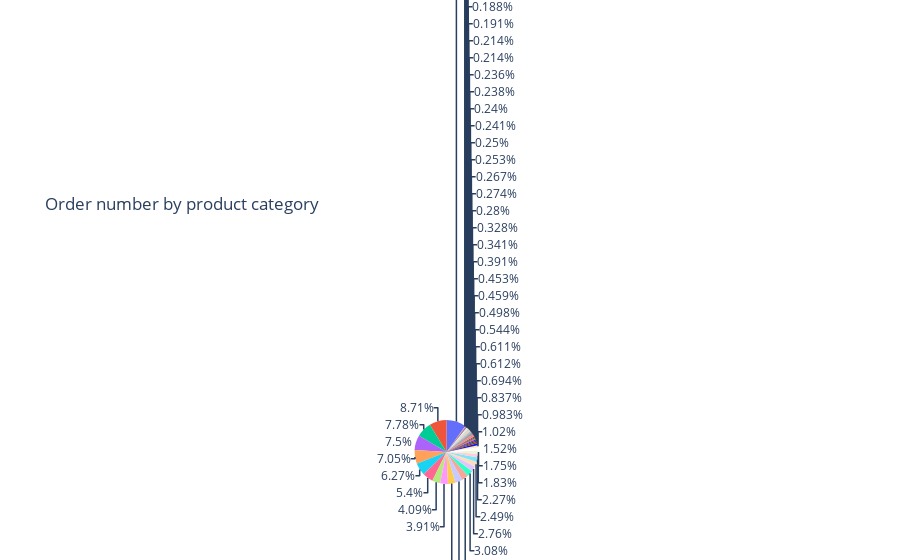

The code cell stored with this chart in its notebook:
### Code cell
fig = px.pie(product_cate , values='order_id', names='product_category_name_english', 
             title='Order number by product category')

fig.update_layout(showlegend=False, )
fig.show()

### Figure 1 — Plotly figure (JSON) as saved in the notebook; plotly's stock layout.template omitted (floating-point values rounded to 4 significant figures)
{"data": [{"domain": {"x": [0, 1], "y": [0, 1]}, "hovertemplate": "product_category_name_english=%{label}<br>order_id=%{value}<extra></extra>", "labels": ["agro_industry_and_commerce", "food", "food_drink", "art", "arts_and_craftmanship", "party_supplies", "christmas_supplies", "audio", "auto", "baby", "drinks", "health_beauty", "toys", "bed_bath_table", "home_confort", "home_comfort_2", "home_construction", "cds_dvds_musicals", "cine_photo", "air_conditioning", "consoles_games", "construction_tools_construction", "costruction_tools_tools", "construction_tools_lights", "costruction_tools_garden", "construction_tools_safety", "cool_stuff", "dvds_blu_ray", "home_appliances", "home_appliances_2", "electronics", "small_appliances", "sports_leisure", "fashion_bags_accessories", "fashion_shoes", "fashion_sport", "fashio_female_clothing", "fashion_childrens_clothes", "fashion_male_clothing", "fashion_underwear_beach", "garden_tools", "flowers", "diapers_and_hygiene", "industry_commerce_and_business", "computers_accessories", "musical_instruments", "la_cuisine", "books_imported", "books_general_interest", "books_technical", "luggage_accessories", "market_place", "furniture_mattress_and_upholstery", "kitchen_dining_laundry_garden_furniture", "furniture_decor", "office_furniture", "furniture_bedroom", "furniture_living_room", "music", "stationery", null, "computers", "perfumery", "pet_shop", "small_appliances_home_oven_and_coffee", null, "watches_gifts", "security_and_services", "signaling_and_security", "tablets_printing_image", "telephony", "fixed_telephony", "housewares"], "legendgroup": "", "name": "", "showlegend": true, "type": "pie", "values": [212, 510, 278, 209, 24, 43, 153, 364, 4235, 3065, 379, 9670, 4117, 11115, 434, 30, 604, 14, 72, 297, 1137, 929, 103, 304, 238, 194, 3796, 64, 771, 238, 2767, 679, 8641, 2031, 262, 30, 48, 8, 132, 131, 4347, 33, 39, 268, 7827, 680, 14, 60, 553, 267, 1092, 311, 38, 281, 8334, 1691, 109, 503, 38, 2517, 9, 203, 3419, 1947, 76, 15, 5991, 2, 199, 83, 4545, 264, 6964]}], "layout": {"legend": {"tracegroupgap": 0}, "showlegend": false, "title": {"text": "Order number by product category"}, "yaxis": {"showticklabels": false, "visible": false}}}
